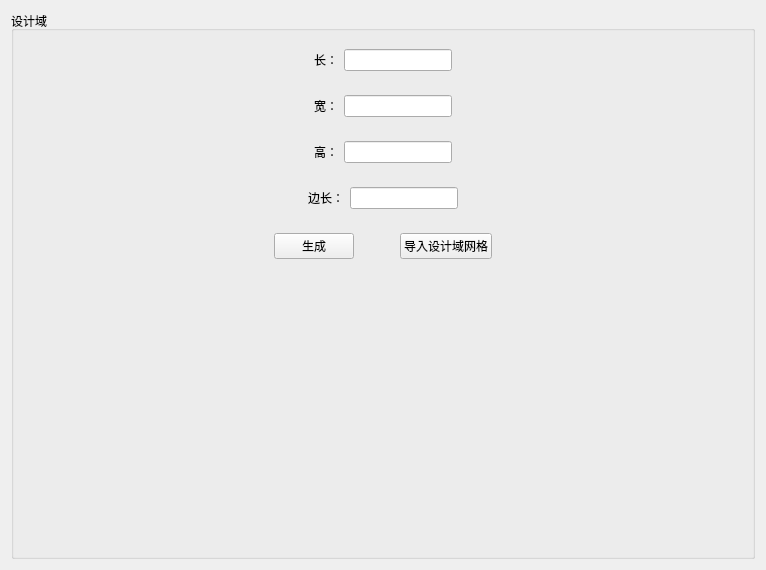
<?xml version="1.0" encoding="UTF-8"?>
<ui version="4.0">
 <class>DesignZoneWidget</class>
 <widget class="QWidget" name="DesignZoneWidget">
  <property name="geometry">
   <rect>
    <x>0</x>
    <y>0</y>
    <width>766</width>
    <height>570</height>
   </rect>
  </property>
  <property name="windowTitle">
   <string>Form</string>
  </property>
  <layout class="QVBoxLayout" name="verticalLayout_2">
   <item>
    <widget class="QGroupBox" name="groupBox">
     <property name="enabled">
      <bool>true</bool>
     </property>
     <property name="sizePolicy">
      <sizepolicy hsizetype="Expanding" vsizetype="Minimum">
       <horstretch>0</horstretch>
       <verstretch>0</verstretch>
      </sizepolicy>
     </property>
     <property name="title">
      <string>设计域</string>
     </property>
     <layout class="QVBoxLayout" name="verticalLayout">
      <item>
       <widget class="QWidget" name="widget" native="true">
        <layout class="QHBoxLayout" name="horizontalLayout">
         <item>
          <spacer name="horizontalSpacer_3">
           <property name="orientation">
            <enum>Qt::Horizontal</enum>
           </property>
           <property name="sizeHint" stdset="0">
            <size>
             <width>40</width>
             <height>20</height>
            </size>
           </property>
          </spacer>
         </item>
         <item>
          <widget class="QLabel" name="label">
           <property name="text">
            <string>长：</string>
           </property>
          </widget>
         </item>
         <item>
          <widget class="QLineEdit" name="lineEdit">
           <property name="sizePolicy">
            <sizepolicy hsizetype="Fixed" vsizetype="Fixed">
             <horstretch>0</horstretch>
             <verstretch>0</verstretch>
            </sizepolicy>
           </property>
          </widget>
         </item>
         <item>
          <spacer name="horizontalSpacer_4">
           <property name="orientation">
            <enum>Qt::Horizontal</enum>
           </property>
           <property name="sizeHint" stdset="0">
            <size>
             <width>40</width>
             <height>20</height>
            </size>
           </property>
          </spacer>
         </item>
        </layout>
       </widget>
      </item>
      <item>
       <widget class="QWidget" name="widget_5" native="true">
        <layout class="QHBoxLayout" name="horizontalLayout_5">
         <item>
          <spacer name="horizontalSpacer_10">
           <property name="orientation">
            <enum>Qt::Horizontal</enum>
           </property>
           <property name="sizeHint" stdset="0">
            <size>
             <width>40</width>
             <height>20</height>
            </size>
           </property>
          </spacer>
         </item>
         <item>
          <widget class="QLabel" name="label_4">
           <property name="text">
            <string>宽：</string>
           </property>
          </widget>
         </item>
         <item>
          <widget class="QLineEdit" name="lineEdit_4">
           <property name="sizePolicy">
            <sizepolicy hsizetype="Fixed" vsizetype="Fixed">
             <horstretch>0</horstretch>
             <verstretch>0</verstretch>
            </sizepolicy>
           </property>
          </widget>
         </item>
         <item>
          <spacer name="horizontalSpacer_11">
           <property name="orientation">
            <enum>Qt::Horizontal</enum>
           </property>
           <property name="sizeHint" stdset="0">
            <size>
             <width>40</width>
             <height>20</height>
            </size>
           </property>
          </spacer>
         </item>
        </layout>
       </widget>
      </item>
      <item>
       <widget class="QWidget" name="widget_6" native="true">
        <layout class="QHBoxLayout" name="horizontalLayout_6">
         <item>
          <spacer name="horizontalSpacer_12">
           <property name="orientation">
            <enum>Qt::Horizontal</enum>
           </property>
           <property name="sizeHint" stdset="0">
            <size>
             <width>40</width>
             <height>20</height>
            </size>
           </property>
          </spacer>
         </item>
         <item>
          <widget class="QLabel" name="label_5">
           <property name="text">
            <string>高：</string>
           </property>
          </widget>
         </item>
         <item>
          <widget class="QLineEdit" name="lineEdit_5">
           <property name="sizePolicy">
            <sizepolicy hsizetype="Fixed" vsizetype="Fixed">
             <horstretch>0</horstretch>
             <verstretch>0</verstretch>
            </sizepolicy>
           </property>
          </widget>
         </item>
         <item>
          <spacer name="horizontalSpacer_13">
           <property name="orientation">
            <enum>Qt::Horizontal</enum>
           </property>
           <property name="sizeHint" stdset="0">
            <size>
             <width>40</width>
             <height>20</height>
            </size>
           </property>
          </spacer>
         </item>
        </layout>
       </widget>
      </item>
      <item>
       <widget class="QWidget" name="widget_3" native="true">
        <layout class="QHBoxLayout" name="horizontalLayout_3">
         <item>
          <spacer name="horizontalSpacer_5">
           <property name="orientation">
            <enum>Qt::Horizontal</enum>
           </property>
           <property name="sizeHint" stdset="0">
            <size>
             <width>40</width>
             <height>20</height>
            </size>
           </property>
          </spacer>
         </item>
         <item>
          <widget class="QLabel" name="label_3">
           <property name="text">
            <string>边长：</string>
           </property>
          </widget>
         </item>
         <item>
          <widget class="QLineEdit" name="lineEdit_3">
           <property name="sizePolicy">
            <sizepolicy hsizetype="Fixed" vsizetype="Fixed">
             <horstretch>0</horstretch>
             <verstretch>0</verstretch>
            </sizepolicy>
           </property>
          </widget>
         </item>
         <item>
          <spacer name="horizontalSpacer_6">
           <property name="orientation">
            <enum>Qt::Horizontal</enum>
           </property>
           <property name="sizeHint" stdset="0">
            <size>
             <width>40</width>
             <height>20</height>
            </size>
           </property>
          </spacer>
         </item>
        </layout>
       </widget>
      </item>
      <item>
       <widget class="QWidget" name="widget_4" native="true">
        <layout class="QHBoxLayout" name="horizontalLayout_4">
         <item>
          <spacer name="horizontalSpacer_7">
           <property name="orientation">
            <enum>Qt::Horizontal</enum>
           </property>
           <property name="sizeHint" stdset="0">
            <size>
             <width>40</width>
             <height>20</height>
            </size>
           </property>
          </spacer>
         </item>
         <item>
          <widget class="QPushButton" name="generateButton">
           <property name="text">
            <string>生成</string>
           </property>
          </widget>
         </item>
         <item>
          <spacer name="horizontalSpacer_9">
           <property name="orientation">
            <enum>Qt::Horizontal</enum>
           </property>
           <property name="sizeType">
            <enum>QSizePolicy::Fixed</enum>
           </property>
           <property name="sizeHint" stdset="0">
            <size>
             <width>40</width>
             <height>20</height>
            </size>
           </property>
          </spacer>
         </item>
         <item>
          <widget class="QPushButton" name="importDesignGridButton">
           <property name="text">
            <string>导入设计域网格</string>
           </property>
           <property name="checkable">
            <bool>false</bool>
           </property>
          </widget>
         </item>
         <item>
          <spacer name="horizontalSpacer_8">
           <property name="orientation">
            <enum>Qt::Horizontal</enum>
           </property>
           <property name="sizeHint" stdset="0">
            <size>
             <width>40</width>
             <height>20</height>
            </size>
           </property>
          </spacer>
         </item>
        </layout>
       </widget>
      </item>
      <item>
       <spacer name="verticalSpacer">
        <property name="orientation">
         <enum>Qt::Vertical</enum>
        </property>
        <property name="sizeHint" stdset="0">
         <size>
          <width>20</width>
          <height>40</height>
         </size>
        </property>
       </spacer>
      </item>
     </layout>
    </widget>
   </item>
  </layout>
 </widget>
 <resources/>
 <connections/>
</ui>
